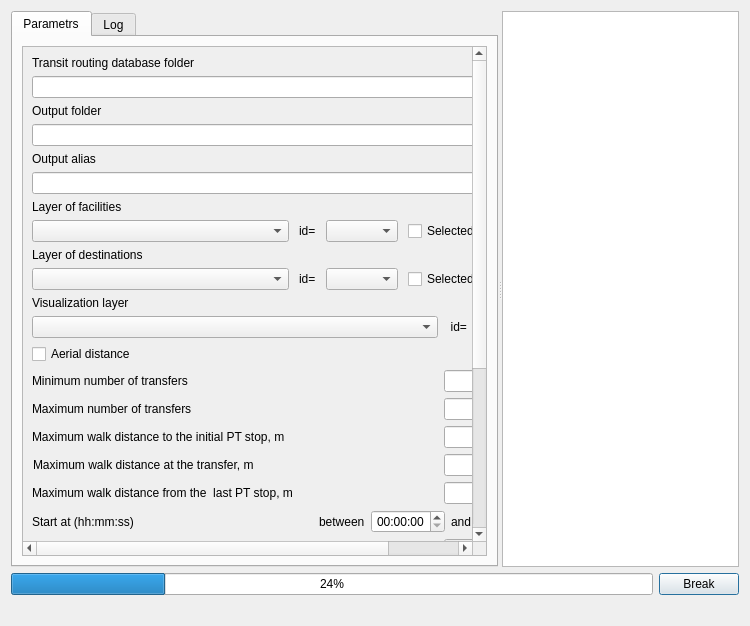
<?xml version="1.0" encoding="UTF-8"?>
<ui version="4.0">
 <class>Dialog</class>
 <widget class="QDialog" name="Dialog">
  <property name="windowModality">
   <enum>Qt::NonModal</enum>
  </property>
  <property name="geometry">
   <rect>
    <x>0</x>
    <y>0</y>
    <width>750</width>
    <height>626</height>
   </rect>
  </property>
  <property name="windowTitle">
   <string>Dialog</string>
  </property>
  <property name="modal">
   <bool>false</bool>
  </property>
  <layout class="QVBoxLayout" name="verticalLayout">
   <item>
    <widget class="QSplitter" name="splitter">
     <property name="orientation">
      <enum>Qt::Horizontal</enum>
     </property>
     <widget class="QTabWidget" name="tabWidget">
      <property name="currentIndex">
       <number>0</number>
      </property>
      <property name="usesScrollButtons">
       <bool>true</bool>
      </property>
      <property name="tabsClosable">
       <bool>false</bool>
      </property>
      <widget class="QWidget" name="tab">
       <attribute name="title">
        <string>Parametrs</string>
       </attribute>
       <layout class="QHBoxLayout" name="horizontalLayout">
        <item>
         <widget class="QScrollArea" name="scrollArea">
          <property name="layoutDirection">
           <enum>Qt::LeftToRight</enum>
          </property>
          <property name="widgetResizable">
           <bool>true</bool>
          </property>
          <widget class="QWidget" name="scrollAreaWidgetContents_2">
           <property name="geometry">
            <rect>
             <x>-186</x>
             <y>-462</y>
             <width>642</width>
             <height>925</height>
            </rect>
           </property>
           <layout class="QVBoxLayout" name="verticalLayout_2">
            <item>
             <layout class="QFormLayout" name="formLayout">
              <item row="0" column="0">
               <widget class="QLabel" name="label_19">
                <property name="text">
                 <string>Transit routing database folder</string>
                </property>
               </widget>
              </item>
              <item row="1" column="0" colspan="2">
               <layout class="QHBoxLayout" name="horizontalLayout_17">
                <item>
                 <widget class="QLineEdit" name="txtPathToPKL"/>
                </item>
                <item>
                 <widget class="QToolButton" name="toolButton_PKL">
                  <property name="text">
                   <string>...</string>
                  </property>
                 </widget>
                </item>
               </layout>
              </item>
              <item row="3" column="0">
               <widget class="QLabel" name="label_13">
                <property name="text">
                 <string>Output folder</string>
                </property>
               </widget>
              </item>
              <item row="4" column="0" colspan="2">
               <layout class="QHBoxLayout" name="horizontalLayout_21">
                <item>
                 <widget class="QLineEdit" name="txtPathToProtocols"/>
                </item>
                <item>
                 <widget class="QToolButton" name="toolButton_protocol">
                  <property name="text">
                   <string>...</string>
                  </property>
                 </widget>
                </item>
               </layout>
              </item>
              <item row="6" column="0">
               <widget class="QLabel" name="label_7">
                <property name="sizePolicy">
                 <sizepolicy hsizetype="Maximum" vsizetype="Preferred">
                  <horstretch>0</horstretch>
                  <verstretch>0</verstretch>
                 </sizepolicy>
                </property>
                <property name="text">
                 <string>Output alias</string>
                </property>
               </widget>
              </item>
              <item row="7" column="0" colspan="2">
               <widget class="QLineEdit" name="txtAliase">
                <property name="sizePolicy">
                 <sizepolicy hsizetype="Expanding" vsizetype="Preferred">
                  <horstretch>0</horstretch>
                  <verstretch>0</verstretch>
                 </sizepolicy>
                </property>
               </widget>
              </item>
              <item row="8" column="0">
               <widget class="QLabel" name="label_17">
                <property name="text">
                 <string>Layer of facilities</string>
                </property>
               </widget>
              </item>
              <item row="9" column="0" colspan="2">
               <layout class="QHBoxLayout" name="horizontalLayout_19">
                <property name="spacing">
                 <number>10</number>
                </property>
                <property name="bottomMargin">
                 <number>0</number>
                </property>
                <item>
                 <widget class="QComboBox" name="cmbLayers">
                  <property name="mouseTracking">
                   <bool>false</bool>
                  </property>
                 </widget>
                </item>
                <item>
                 <widget class="QLabel" name="label_3">
                  <property name="sizePolicy">
                   <sizepolicy hsizetype="Fixed" vsizetype="Fixed">
                    <horstretch>0</horstretch>
                    <verstretch>0</verstretch>
                   </sizepolicy>
                  </property>
                  <property name="text">
                   <string>id=</string>
                  </property>
                 </widget>
                </item>
                <item>
                 <widget class="QComboBox" name="cmbLayers_fields">
                  <property name="sizePolicy">
                   <sizepolicy hsizetype="Fixed" vsizetype="Minimum">
                    <horstretch>0</horstretch>
                    <verstretch>0</verstretch>
                   </sizepolicy>
                  </property>
                 </widget>
                </item>
                <item>
                 <widget class="QCheckBox" name="cbSelectedOnly1">
                  <property name="sizePolicy">
                   <sizepolicy hsizetype="Fixed" vsizetype="Fixed">
                    <horstretch>0</horstretch>
                    <verstretch>0</verstretch>
                   </sizepolicy>
                  </property>
                  <property name="text">
                   <string>Selected features only</string>
                  </property>
                 </widget>
                </item>
               </layout>
              </item>
              <item row="11" column="0">
               <widget class="QLabel" name="label_5">
                <property name="text">
                 <string>Layer of destinations</string>
                </property>
               </widget>
              </item>
              <item row="12" column="0" colspan="2">
               <layout class="QHBoxLayout" name="horizontalLayout_18">
                <property name="spacing">
                 <number>10</number>
                </property>
                <item>
                 <widget class="QComboBox" name="cmbLayersDest"/>
                </item>
                <item>
                 <widget class="QLabel" name="label_2">
                  <property name="sizePolicy">
                   <sizepolicy hsizetype="Fixed" vsizetype="Minimum">
                    <horstretch>0</horstretch>
                    <verstretch>0</verstretch>
                   </sizepolicy>
                  </property>
                  <property name="text">
                   <string>id=</string>
                  </property>
                 </widget>
                </item>
                <item>
                 <widget class="QComboBox" name="cmbLayersDest_fields">
                  <property name="sizePolicy">
                   <sizepolicy hsizetype="Fixed" vsizetype="Fixed">
                    <horstretch>0</horstretch>
                    <verstretch>0</verstretch>
                   </sizepolicy>
                  </property>
                 </widget>
                </item>
                <item>
                 <widget class="QCheckBox" name="cbSelectedOnly2">
                  <property name="sizePolicy">
                   <sizepolicy hsizetype="Fixed" vsizetype="Fixed">
                    <horstretch>0</horstretch>
                    <verstretch>0</verstretch>
                   </sizepolicy>
                  </property>
                  <property name="text">
                   <string>Selected features only</string>
                  </property>
                 </widget>
                </item>
               </layout>
              </item>
              <item row="13" column="0">
               <widget class="QLabel" name="label">
                <property name="text">
                 <string>Visualization layer</string>
                </property>
               </widget>
              </item>
              <item row="14" column="0" colspan="2">
               <layout class="QHBoxLayout" name="horizontalLayout_20">
                <item>
                 <widget class="QComboBox" name="cmbVizLayers">
                  <property name="sizePolicy">
                   <sizepolicy hsizetype="Preferred" vsizetype="Fixed">
                    <horstretch>0</horstretch>
                    <verstretch>0</verstretch>
                   </sizepolicy>
                  </property>
                 </widget>
                </item>
                <item>
                 <widget class="QLabel" name="label_6">
                  <property name="sizePolicy">
                   <sizepolicy hsizetype="Fixed" vsizetype="Preferred">
                    <horstretch>0</horstretch>
                    <verstretch>0</verstretch>
                   </sizepolicy>
                  </property>
                  <property name="text">
                   <string>  id=  </string>
                  </property>
                 </widget>
                </item>
                <item>
                 <widget class="QComboBox" name="cmbVizLayers_fields">
                  <property name="sizePolicy">
                   <sizepolicy hsizetype="Fixed" vsizetype="Minimum">
                    <horstretch>0</horstretch>
                    <verstretch>0</verstretch>
                   </sizepolicy>
                  </property>
                 </widget>
                </item>
               </layout>
              </item>
              <item row="17" column="0" colspan="2">
               <layout class="QHBoxLayout" name="horizontalLayout_22">
                <item>
                 <widget class="QCheckBox" name="cbRunOnAir">
                  <property name="text">
                   <string>Aerial distance</string>
                  </property>
                 </widget>
                </item>
               </layout>
              </item>
              <item row="19" column="0" colspan="2">
               <layout class="QHBoxLayout" name="horizontalLayout_4">
                <item>
                 <widget class="QLabel" name="label_15">
                  <property name="text">
                   <string>Minimum number of transfers</string>
                  </property>
                 </widget>
                </item>
                <item>
                 <widget class="QLineEdit" name="txtMinTransfers">
                  <property name="sizePolicy">
                   <sizepolicy hsizetype="Fixed" vsizetype="Fixed">
                    <horstretch>0</horstretch>
                    <verstretch>10</verstretch>
                   </sizepolicy>
                  </property>
                  <property name="alignment">
                   <set>Qt::AlignRight|Qt::AlignTrailing|Qt::AlignVCenter</set>
                  </property>
                 </widget>
                </item>
               </layout>
              </item>
              <item row="20" column="0" colspan="2">
               <layout class="QHBoxLayout" name="horizontalLayout_5">
                <item>
                 <widget class="QLabel" name="label_16">
                  <property name="text">
                   <string>Maximum number of transfers</string>
                  </property>
                 </widget>
                </item>
                <item>
                 <widget class="QLineEdit" name="txtMaxTransfers">
                  <property name="sizePolicy">
                   <sizepolicy hsizetype="Fixed" vsizetype="Fixed">
                    <horstretch>0</horstretch>
                    <verstretch>10</verstretch>
                   </sizepolicy>
                  </property>
                  <property name="alignment">
                   <set>Qt::AlignRight|Qt::AlignTrailing|Qt::AlignVCenter</set>
                  </property>
                 </widget>
                </item>
               </layout>
              </item>
              <item row="21" column="0" colspan="2">
               <layout class="QHBoxLayout" name="horizontalLayout_3">
                <item>
                 <widget class="QLabel" name="lbMaxWalkDistanceInitial">
                  <property name="text">
                   <string>Maximum walk distance to the initial PT stop, m</string>
                  </property>
                 </widget>
                </item>
                <item>
                 <widget class="QLineEdit" name="txtMaxWalkDist1">
                  <property name="sizePolicy">
                   <sizepolicy hsizetype="Fixed" vsizetype="Fixed">
                    <horstretch>0</horstretch>
                    <verstretch>1</verstretch>
                   </sizepolicy>
                  </property>
                  <property name="minimumSize">
                   <size>
                    <width>0</width>
                    <height>0</height>
                   </size>
                  </property>
                  <property name="alignment">
                   <set>Qt::AlignRight|Qt::AlignTrailing|Qt::AlignVCenter</set>
                  </property>
                 </widget>
                </item>
               </layout>
              </item>
              <item row="22" column="0" colspan="2">
               <layout class="QHBoxLayout" name="horizontalLayout_7">
                <property name="leftMargin">
                 <number>1</number>
                </property>
                <item>
                 <widget class="QLabel" name="lbMaxWalkDistanceTransfer">
                  <property name="text">
                   <string>Maximum walk distance at the transfer, m</string>
                  </property>
                 </widget>
                </item>
                <item>
                 <widget class="QLineEdit" name="txtMaxWalkDist2">
                  <property name="sizePolicy">
                   <sizepolicy hsizetype="Fixed" vsizetype="Fixed">
                    <horstretch>0</horstretch>
                    <verstretch>10</verstretch>
                   </sizepolicy>
                  </property>
                  <property name="alignment">
                   <set>Qt::AlignRight|Qt::AlignTrailing|Qt::AlignVCenter</set>
                  </property>
                 </widget>
                </item>
               </layout>
              </item>
              <item row="23" column="0" colspan="2">
               <layout class="QHBoxLayout" name="horizontalLayout_8">
                <item>
                 <widget class="QLabel" name="lbMaxWalkDistanceFinish">
                  <property name="sizePolicy">
                   <sizepolicy hsizetype="Preferred" vsizetype="Preferred">
                    <horstretch>0</horstretch>
                    <verstretch>0</verstretch>
                   </sizepolicy>
                  </property>
                  <property name="text">
                   <string>Maximum walk distance from the  last PT stop, m</string>
                  </property>
                 </widget>
                </item>
                <item>
                 <widget class="QLineEdit" name="txtMaxWalkDist3">
                  <property name="sizePolicy">
                   <sizepolicy hsizetype="Fixed" vsizetype="Fixed">
                    <horstretch>0</horstretch>
                    <verstretch>10</verstretch>
                   </sizepolicy>
                  </property>
                  <property name="alignment">
                   <set>Qt::AlignRight|Qt::AlignTrailing|Qt::AlignVCenter</set>
                  </property>
                 </widget>
                </item>
               </layout>
              </item>
              <item row="34" column="0" colspan="2">
               <layout class="QHBoxLayout" name="horizontalLayout_10">
                <item>
                 <layout class="QHBoxLayout" name="leftLayout">
                  <item>
                   <widget class="QLabel" name="lblRoundtrip1">
                    <property name="text">
                     <string>Home -&gt; Facilities trip start:</string>
                    </property>
                   </widget>
                  </item>
                 </layout>
                </item>
                <item>
                 <spacer name="horizontalSpacer">
                  <property name="orientation">
                   <enum>Qt::Horizontal</enum>
                  </property>
                  <property name="sizeHint" stdset="0">
                   <size>
                    <width>40</width>
                    <height>20</height>
                   </size>
                  </property>
                 </spacer>
                </item>
                <item>
                 <layout class="QHBoxLayout" name="rightLayout">
                  <item>
                   <widget class="QLabel" name="lblRoundtrip2">
                    <property name="text">
                     <string>between</string>
                    </property>
                   </widget>
                  </item>
                  <item>
                   <widget class="QTimeEdit" name="dtRoundtripStartTime1">
                    <property name="displayFormat">
                     <string>hh:mm:ss</string>
                    </property>
                   </widget>
                  </item>
                  <item>
                   <widget class="QLabel" name="lblRoundtrip3">
                    <property name="text">
                     <string>and</string>
                    </property>
                   </widget>
                  </item>
                  <item>
                   <widget class="QTimeEdit" name="dtRoundtripStartTime2">
                    <property name="displayFormat">
                     <string>hh:mm:ss</string>
                    </property>
                   </widget>
                  </item>
                  <item>
                   <widget class="QLabel" name="lblRoundtrip4">
                    <property name="text">
                     <string>test every</string>
                    </property>
                   </widget>
                  </item>
                  <item>
                   <widget class="QLineEdit" name="txtRountrip_timedelta1">
                    <property name="alignment">
                     <set>Qt::AlignRight|Qt::AlignTrailing|Qt::AlignVCenter</set>
                    </property>
                   </widget>
                  </item>
                  <item>
                   <widget class="QLabel" name="lblRoundtrip5">
                    <property name="text">
                     <string>minutes</string>
                    </property>
                   </widget>
                  </item>
                 </layout>
                </item>
               </layout>
              </item>
              <item row="35" column="0" colspan="2">
               <layout class="QHBoxLayout" name="horizontalLayout_23">
                <item>
                 <layout class="QHBoxLayout" name="leftLayout2">
                  <item>
                   <widget class="QLabel" name="lblRoundtrip6">
                    <property name="text">
                     <string>Facilities -&gt; Home trip start:</string>
                    </property>
                   </widget>
                  </item>
                 </layout>
                </item>
                <item>
                 <spacer name="horizontalSpacer2">
                  <property name="orientation">
                   <enum>Qt::Horizontal</enum>
                  </property>
                  <property name="sizeHint" stdset="0">
                   <size>
                    <width>40</width>
                    <height>20</height>
                   </size>
                  </property>
                 </spacer>
                </item>
                <item>
                 <layout class="QHBoxLayout" name="rightLayout2">
                  <item>
                   <widget class="QLabel" name="lblRoundtrip7">
                    <property name="text">
                     <string>between</string>
                    </property>
                   </widget>
                  </item>
                  <item>
                   <widget class="QTimeEdit" name="dtRoundtripStartTime3">
                    <property name="displayFormat">
                     <string>hh:mm:ss</string>
                    </property>
                   </widget>
                  </item>
                  <item>
                   <widget class="QLabel" name="lblRoundtrip8">
                    <property name="text">
                     <string>and</string>
                    </property>
                   </widget>
                  </item>
                  <item>
                   <widget class="QTimeEdit" name="dtRoundtripStartTime4">
                    <property name="displayFormat">
                     <string>hh:mm:ss</string>
                    </property>
                   </widget>
                  </item>
                  <item>
                   <widget class="QLabel" name="lblRoundtrip9">
                    <property name="text">
                     <string>test every</string>
                    </property>
                   </widget>
                  </item>
                  <item>
                   <widget class="QLineEdit" name="txtRountrip_timedelta2">
                    <property name="alignment">
                     <set>Qt::AlignRight|Qt::AlignTrailing|Qt::AlignVCenter</set>
                    </property>
                   </widget>
                  </item>
                  <item>
                   <widget class="QLabel" name="lblRoundtrip10">
                    <property name="text">
                     <string>minutes</string>
                    </property>
                   </widget>
                  </item>
                 </layout>
                </item>
               </layout>
              </item>
              <item row="26" column="0" colspan="2">
    <layout class="QHBoxLayout" name="horizontalLayout_9">

        <!-- ЛЕВАЯ ЧАСТЬ -->
        <item>
            <layout class="QHBoxLayout" name="leftLayout_start">
                <item>
                    <widget class="QLabel" name="lblStartTime1">
                        <property name="sizePolicy">
                            <sizepolicy hsizetype="Minimum" vsizetype="Minimum">
                                <horstretch>0</horstretch>
                                <verstretch>0</verstretch>
                            </sizepolicy>
                        </property>
                        <property name="text">
                            <string>Start at (hh:mm:ss)</string>
                        </property>
                    </widget>
                </item>
            </layout>
        </item>

        <!-- РАСТЯГИВАЮЩИЙ СПЕЙСЕР -->
        <item>
            <spacer name="horizontalSpacer_start">
                <property name="orientation">
                    <enum>Qt::Horizontal</enum>
                </property>
                <property name="sizeHint" stdset="0">
                    <size>
                        <width>40</width>
                        <height>20</height>
                    </size>
                </property>
            </spacer>
        </item>

        <!-- ПРАВАЯ ЧАСТЬ -->
        <item>
            <layout class="QHBoxLayout" name="rightLayout_start">
                <item>
                    <widget class="QLabel" name="lblStartTime2">
                        <property name="text">
                            <string>between</string>
                        </property>
                    </widget>
                </item>
                <item>
                    <widget class="QTimeEdit" name="dtStartTime">
                        <property name="alignment">
                            <set>Qt::AlignRight|Qt::AlignTrailing|Qt::AlignVCenter</set>
                        </property>
                        <property name="displayFormat">
                            <string>hh:mm:ss</string>
                        </property>
                    </widget>
                </item>
                <item>
                    <widget class="QLabel" name="lblStartTime3">
                        <property name="text">
                            <string>and</string>
                        </property>
                    </widget>
                </item>
                <item>
                    <widget class="QTimeEdit" name="dtEndTime">
                        <property name="alignment">
                            <set>Qt::AlignRight|Qt::AlignTrailing|Qt::AlignVCenter</set>
                        </property>
                        <property name="displayFormat">
                            <string>hh:mm:ss</string>
                        </property>
                    </widget>
                </item>
            </layout>
        </item>

    </layout>
</item>

              <item row="27" column="0" colspan="2">
               <layout class="QHBoxLayout" name="horizontalLayout_11">
                <item>
                 <widget class="QLabel" name="lblMaxExtraTime">
                  <property name="text">
                   <string>Maximum extra time at a first stop, min</string>
                  </property>
                 </widget>
                </item>
                <item>
                 <widget class="QLineEdit" name="txtMaxExtraTime">
                  <property name="sizePolicy">
                   <sizepolicy hsizetype="Fixed" vsizetype="Fixed">
                    <horstretch>0</horstretch>
                    <verstretch>20</verstretch>
                   </sizepolicy>
                  </property>
                  <property name="alignment">
                   <set>Qt::AlignRight|Qt::AlignTrailing|Qt::AlignVCenter</set>
                  </property>
                 </widget>
                </item>
               </layout>
              </item>
              <item row="28" column="0" colspan="2">
               <layout class="QHBoxLayout" name="horizontalLayout_12">
                <item>
                 <widget class="QLabel" name="label_4">
                  <property name="text">
                   <string>Walking speed, km/h</string>
                  </property>
                 </widget>
                </item>
                <item>
                 <widget class="QLineEdit" name="txtSpeed">
                  <property name="sizePolicy">
                   <sizepolicy hsizetype="Fixed" vsizetype="Fixed">
                    <horstretch>0</horstretch>
                    <verstretch>20</verstretch>
                   </sizepolicy>
                  </property>
                  <property name="inputMethodHints">
                   <set>Qt::ImhDialableCharactersOnly|Qt::ImhDigitsOnly|Qt::ImhPreferNumbers</set>
                  </property>
                  <property name="alignment">
                   <set>Qt::AlignRight|Qt::AlignTrailing|Qt::AlignVCenter</set>
                  </property>
                 </widget>
                </item>
               </layout>
              </item>
              <item row="29" column="0" colspan="2">
               <layout class="QHBoxLayout" name="horizontalLayout_13">
                <item>
                 <widget class="QLabel" name="lblMaxWaitTime">
                  <property name="text">
                   <string>Maximum waiting time at the initial stop, min</string>
                  </property>
                 </widget>
                </item>
                <item>
                 <widget class="QLineEdit" name="txtMaxWaitTime">
                  <property name="sizePolicy">
                   <sizepolicy hsizetype="Fixed" vsizetype="Fixed">
                    <horstretch>0</horstretch>
                    <verstretch>20</verstretch>
                   </sizepolicy>
                  </property>
                  <property name="alignment">
                   <set>Qt::AlignRight|Qt::AlignTrailing|Qt::AlignVCenter</set>
                  </property>
                 </widget>
                </item>
               </layout>
              </item>
              <item row="30" column="0" colspan="2">
               <layout class="QHBoxLayout" name="horizontalLayout_14">
                <item>
                 <widget class="QLabel" name="label_23">
                  <property name="text">
                   <string>Maximum waiting time at the transfer stop, min</string>
                  </property>
                 </widget>
                </item>
                <item>
                 <widget class="QLineEdit" name="txtMaxWaitTimeTransfer">
                  <property name="sizePolicy">
                   <sizepolicy hsizetype="Fixed" vsizetype="Fixed">
                    <horstretch>0</horstretch>
                    <verstretch>20</verstretch>
                   </sizepolicy>
                  </property>
                  <property name="alignment">
                   <set>Qt::AlignRight|Qt::AlignTrailing|Qt::AlignVCenter</set>
                  </property>
                 </widget>
                </item>
               </layout>
              </item>
              <item row="31" column="0" colspan="2">
               <layout class="QHBoxLayout" name="horizontalLayout_15">
                <item>
                 <widget class="QLabel" name="label_24">
                  <property name="text">
                   <string>Maximum travel time, min</string>
                  </property>
                 </widget>
                </item>
                <item>
                 <widget class="QLineEdit" name="txtMaxTimeTravel">
                  <property name="sizePolicy">
                   <sizepolicy hsizetype="Fixed" vsizetype="Fixed">
                    <horstretch>0</horstretch>
                    <verstretch>20</verstretch>
                   </sizepolicy>
                  </property>
                  <property name="alignment">
                   <set>Qt::AlignRight|Qt::AlignTrailing|Qt::AlignVCenter</set>
                  </property>
                 </widget>
                </item>
               </layout>
              </item>
              <item row="32" column="0" colspan="2">
               <layout class="QHBoxLayout" name="horizontalLayout_16">
                <item>
                 <widget class="QLabel" name="lblTimeInterval">
                  <property name="text">
                   <string>Number of bins</string>
                  </property>
                 </widget>
                </item>
                <item>
                 <widget class="QLineEdit" name="txtTimeInterval">
                  <property name="sizePolicy">
                   <sizepolicy hsizetype="Fixed" vsizetype="Fixed">
                    <horstretch>0</horstretch>
                    <verstretch>20</verstretch>
                   </sizepolicy>
                  </property>
                  <property name="alignment">
                   <set>Qt::AlignRight|Qt::AlignTrailing|Qt::AlignVCenter</set>
                  </property>
                 </widget>
                </item>
               </layout>
              </item>
              <item row="33" column="0" colspan="2">
               <layout class="QHBoxLayout" name="horizontalLayout_6">
                <item>
                 <widget class="QLabel" name="lblFields">
                  <property name="sizePolicy">
                   <sizepolicy hsizetype="Preferred" vsizetype="Preferred">
                    <horstretch>0</horstretch>
                    <verstretch>0</verstretch>
                   </sizepolicy>
                  </property>
                  <property name="layoutDirection">
                   <enum>Qt::LeftToRight</enum>
                  </property>
                  <property name="text">
                   <string>Additional building's characteristics for accessibility assessment</string>
                  </property>
                  <property name="alignment">
                   <set>Qt::AlignLeading|Qt::AlignLeft|Qt::AlignVCenter</set>
                  </property>
                 </widget>
                </item>
                <item>
                 <widget class="QgsCheckableComboBox" name="cmbFields_ch">
                  <property name="sizePolicy">
                   <sizepolicy hsizetype="Fixed" vsizetype="Fixed">
                    <horstretch>0</horstretch>
                    <verstretch>0</verstretch>
                   </sizepolicy>
                  </property>
                 </widget>
                </item>
               </layout>
              </item>
             </layout>
            </item>
           </layout>
          </widget>
         </widget>
        </item>
       </layout>
      </widget>
      <widget class="QWidget" name="tab_2">
       <attribute name="title">
        <string>Log</string>
       </attribute>
       <layout class="QVBoxLayout" name="verticalLayout_3">
        <item>
         <widget class="QTextBrowser" name="textLog"/>
        </item>
       </layout>
      </widget>
     </widget>
     <widget class="QTextBrowser" name="textInfo"/>
    </widget>
   </item>
   <item>
    <layout class="QHBoxLayout" name="horizontalLayout_2">
     <item>
      <widget class="QProgressBar" name="progressBar">
       <property name="value">
        <number>24</number>
       </property>
      </widget>
     </item>
     <item>
      <widget class="QPushButton" name="btnBreakOn">
       <property name="text">
        <string>Break</string>
       </property>
      </widget>
     </item>
    </layout>
   </item>
   <item>
    <layout class="QHBoxLayout" name="horizontalLayout_4">
     <item>
      <widget class="QLabel" name="lblMessages">
       <property name="sizePolicy">
        <sizepolicy hsizetype="Minimum" vsizetype="Minimum">
         <horstretch>0</horstretch>
         <verstretch>0</verstretch>
        </sizepolicy>
       </property>
       <property name="lineWidth">
        <number>0</number>
       </property>
       <property name="text">
        <string/>
       </property>
      </widget>
     </item>
     <item alignment="Qt::AlignRight">
      <widget class="QDialogButtonBox" name="buttonBox">
       <property name="standardButtons">
        <set>QDialogButtonBox::NoButton</set>
       </property>
       <property name="centerButtons">
        <bool>true</bool>
       </property>
      </widget>
     </item>
    </layout>
   </item>
  </layout>
 </widget>
 <customwidgets>
  <customwidget>
   <class>QgsCheckableComboBox</class>
   <extends>QComboBox</extends>
   <header>qgscheckablecombobox.h</header>
  </customwidget>
 </customwidgets>
 <tabstops>
  <tabstop>textInfo</tabstop>
  <tabstop>tabWidget</tabstop>
  <tabstop>btnBreakOn</tabstop>
  <tabstop>textLog</tabstop>
 </tabstops>
 <resources/>
 <connections/>
</ui>
